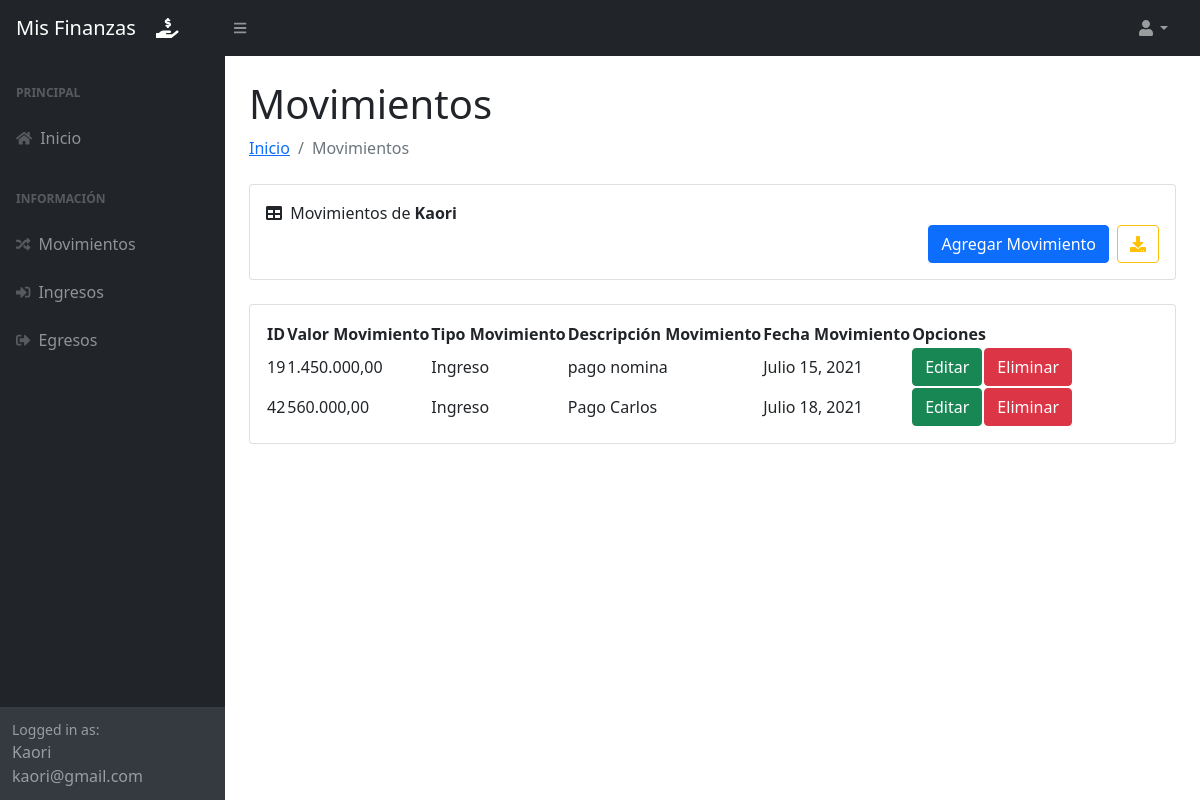
The app's page /movimientos/ (signed in) with its own data.
### sistema_control/models.py (models this page shows, shortened)
class Movimiento(models.Model):
    id = models.AutoField(primary_key=True)
    usuario = models.ForeignKey(User, null=False, blank=False, on_delete=models.CASCADE)
    tipoMovimiento = models.ForeignKey(TipoMovimiento, null=False, blank=False, on_delete=models.CASCADE)
    descripcionMovimiento = models.TextField()
    valorMovimiento = models.DecimalField(max_digits=20, decimal_places=2)
    fechaMovimiento = models.DateField()

class TipoMovimiento(models.Model):
    id = models.AutoField(primary_key=True)
    nombreTipoMovimiento = models.CharField(max_length=7)
    def __str__(self):
        return self.nombreTipoMovimiento

### sistema_control/views.py (the view, shortened to what this page needs)
# urls.py: path('movimientos/', views.movimientos_usuario, name='movimientos'),
@login_required
def movimientos_usuario(request):
    if request.method != 'POST':
        movimientos = Movimiento.objects.filter(usuario = request.user)
        movimientoForm = MovimientoForm()
        context = {'movimientos':movimientos, 'form':movimientoForm}
    return render(request, 'movimientos.html', context)

### sistema_control/templates/movimientos.html (shortened to what this page needs)
{% extends 'layout.html' %}
{% block cuerpo %}
<body class="sb-nav-fixed">
    <nav class="sb-topnav navbar navbar-expand navbar-dark bg-dark">
        <a class="navbar-brand ps-3" href="{% url 'home' %}">Mis Finanzas<i class="fas fa-hand-holding-usd" style="margin-left: 20;"></i></a>
        <button class="btn btn-link btn-sm order-1 order-lg-0 me-4 me-lg-0" id="sidebarToggle" href="#!"><i class="fas fa-bars"></i></button>
        <ul class="navbar-nav ms-auto ms-md-0 me-3 me-lg-4">
            <li class="nav-item dropdown">
                <a class="nav-link dropdown-toggle" id="navbarDropdown" href="#" role="button" data-bs-toggle="dropdown" aria-expanded="false"><i class="fas fa-user fa-fw"></i></a>
            </li>
        </ul>
    </nav>
    <div id="layoutSidenav">
        <div id="layoutSidenav_nav">
            <nav class="sb-sidenav accordion sb-sidenav-dark" id="sidenavAccordion">
                <div class="sb-sidenav-menu">
                    <div class="nav">
                        <div class="sb-sidenav-menu-heading">Principal</div>
                        <a class="nav-link" href="{% url 'home' %}">
                            <div class="sb-nav-link-icon"><i class="fas fa-home"></i></div>
                            Inicio
                        </a>
                        <div class="sb-sidenav-menu-heading">Información</div>
                        <a class="nav-link" href="{% url 'movimientos' %}">
                            <div class="sb-nav-link-icon"><i class="fas fa-random"></i></div>
                            Movimientos
                        </a>
                        <a class="nav-link" href="{% url 'ingresos' %}">
                            <div class="sb-nav-link-icon"><i class="fas fa-sign-in-alt"></i></div>
                            Ingresos
                        </a>
                        <a class="nav-link" href="{% url 'egresos' %}">
                            <div class="sb-nav-link-icon"><i class="fas fa-sign-out-alt"></i></div>
                            Egresos
                        </a>
                    </div>
                </div>
                <div class="sb-sidenav-footer">
                    <div class="small">Logged in as:</div>
                    {{ request.user.username }}
                    <br>
                    {{ request.user.email }}
                </div>
            </nav>
        </div>
        <div id="layoutSidenav_content">
            <main>
                <div class="container-fluid px-4">
                    <h1 class="mt-4">Movimientos</h1>
                    <ol class="breadcrumb mb-4">
                        <li class="breadcrumb-item"><a href="{% url 'home' %}">Inicio</a></li>
                        <li class="breadcrumb-item active">Movimientos</li>
                    </ol>
                    <div class="card mb-4">
                        <div class="card-body">
                            <i class="fas fa-table me-1"></i>
                            Movimientos de <b>{{ request.user.username }}</b>
                            <div class="d-grid gap-2 d-md-flex justify-content-md-end">
                                <button type="button" class="btn btn-primary" data-toggle="modal" data-target="#agregarMovimiento" data-backdrop="static">
                                    Agregar Movimiento
                                </button>
                                <a href="{% url 'export-excel' nombre='Movimientos' %}" class="btn btn-outline-warning"><i class="fas fa-download"></i></a>
                              </div>
                        </div>
                    </div>
                    <div class="card mb-4">
                        <div class="card-body">
                            <table id="datatablesSimple">
                                <thead>
                                    <tr>
                                        <th>ID</th>
                                        <th>Valor Movimiento</th>
                                        <th>Tipo Movimiento</th>
                                        <th>Descripción Movimiento</th>
                                        <th>Fecha Movimiento</th>
                                        <th colspan="2">Opciones</th>
                                    </tr>
                                </thead>
                                <tbody>
                                    {% load humanize %}
                                    {% for movimiento in movimientos %}
                                    <tr>
                                        <td>{{ movimiento.id }}</td>
                                        <td>{{ movimiento.valorMovimiento|intcomma }}</td>
                                        <td>{{ movimiento.tipoMovimiento }}</td>
                                        <td>{{ movimiento.descripcionMovimiento }}</td>
                                        <td>{{ movimiento.fechaMovimiento }}</td>
                                        <td><a href="{% url 'editarMovimiento' movimiento.id %}" class="btn btn-success">Editar</a></td>
                                        <td><button type="button" class="btn btn-danger" data-bs-toggle="modal" data-bs-target="#eliminarModal{{movimiento.id}}">Eliminar</button></td>
                                    </tr>
                                    {% endfor %}
                                </tbody>
                            </table>
                        </div>
                    </div>
                </div>
            </main>
        </div>
    </div>
</body>
{% endblock %}

### records on screen
Movimiento: id "19", valorMovimiento "1.450.000,00", tipoMovimiento "Ingreso", descripcionMovimiento "pago nomina", fechaMovimiento "Julio 15, 2021"
Movimiento: id "42", valorMovimiento "560.000,00", tipoMovimiento "Ingreso", descripcionMovimiento "Pago Carlos", fechaMovimiento "Julio 18, 2021"

### other values on screen
{{ request.user.username }} "Kaori"
{{ request.user.email }} "kaori@gmail.com"
